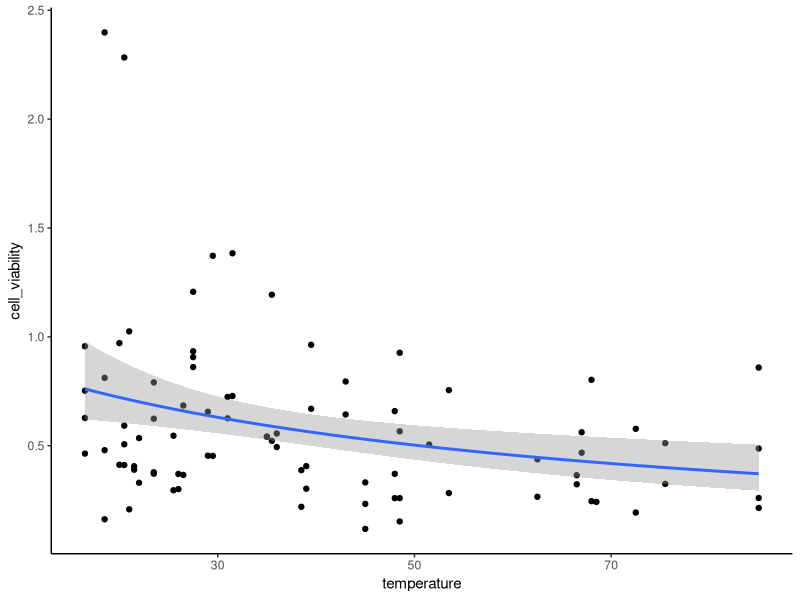
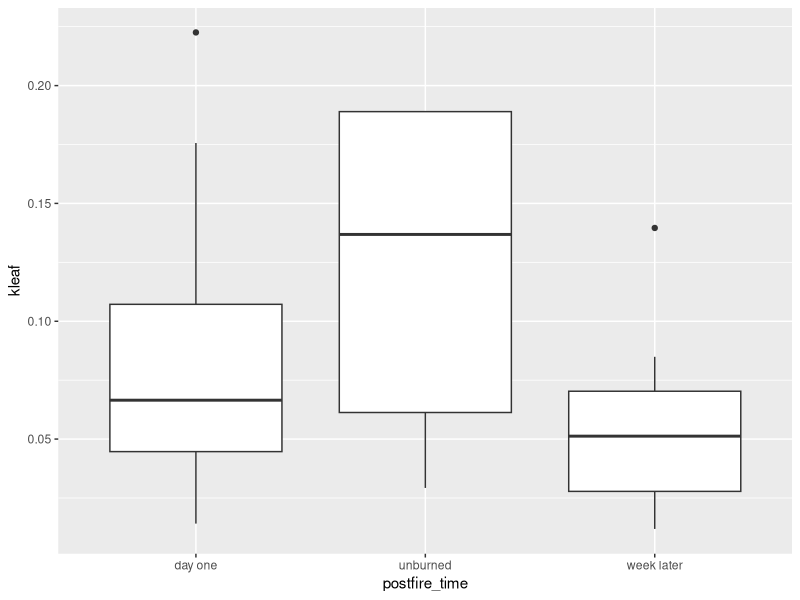
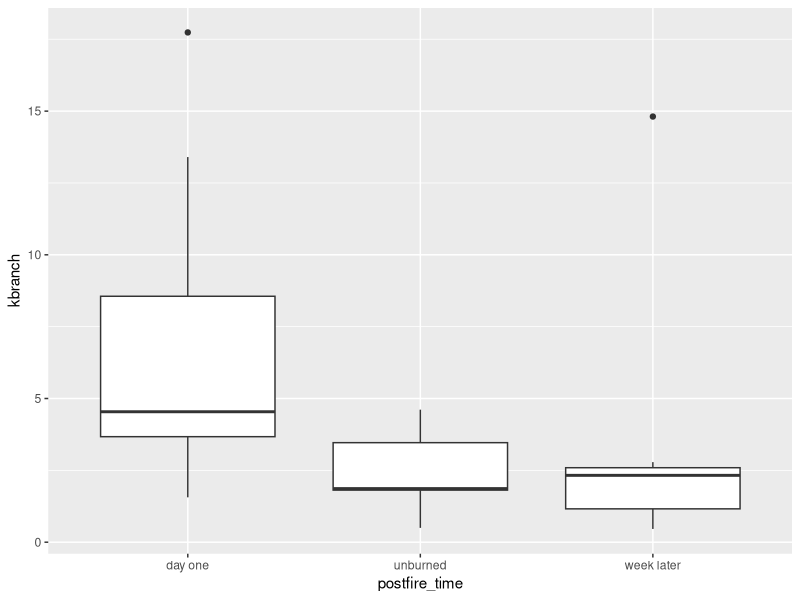
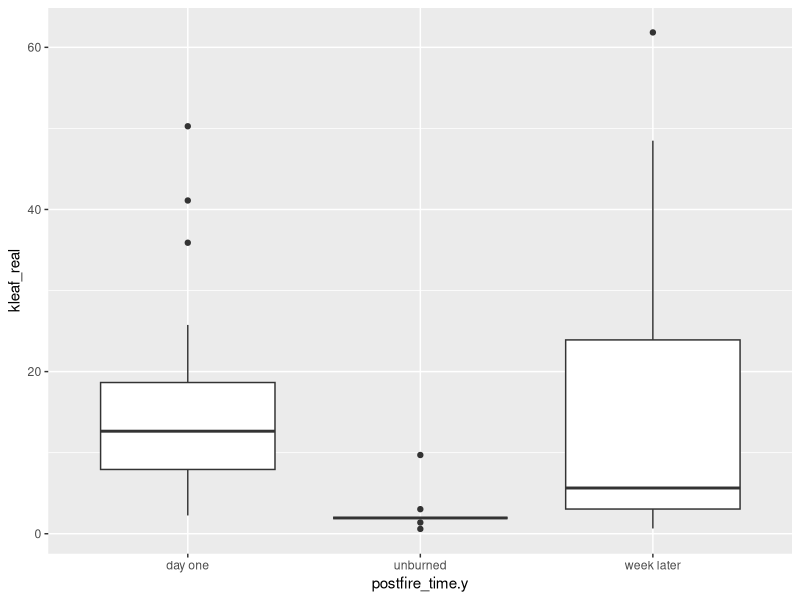
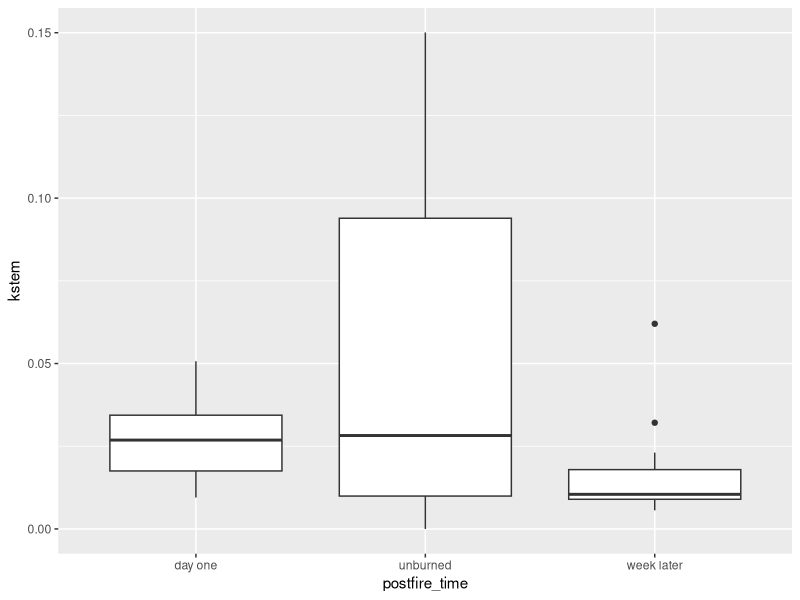
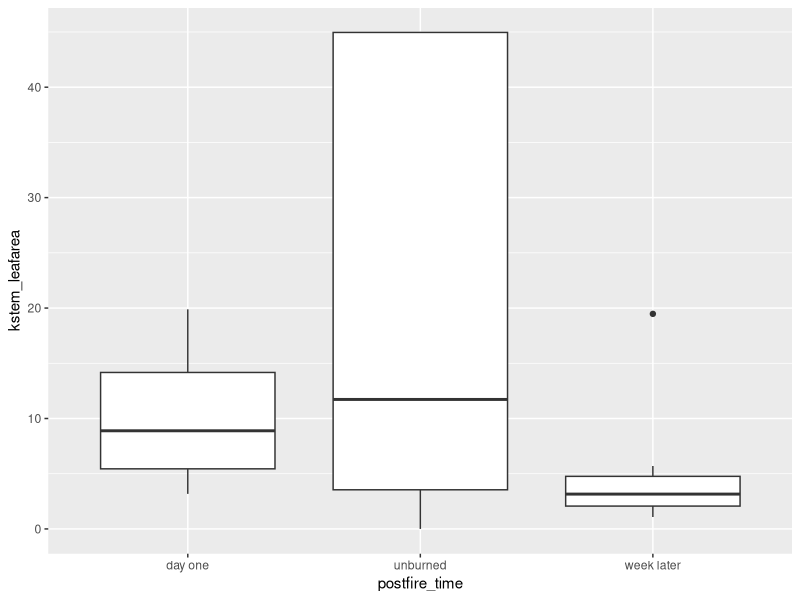
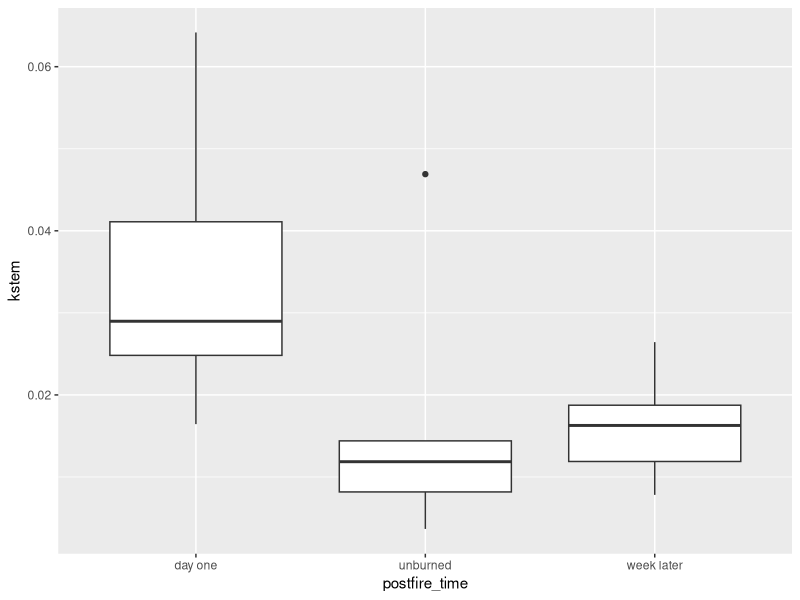

The R script that drew these images, in order: (Note: this script raises an error after producing the figures.)
## ---- chunk 1
knitr::opts_chunk$set(echo = TRUE)
library(here)
library(tidyverse)
library(lubridate)
library(lme4)
library(lmerTest)
## ---- chunk 2
temperatures <- read.csv(here("data", "clean_data", "temperature_clean.csv"))
cambium_gmin <- read.csv(here("data", "clean_data", "cambium_gmin_clean.csv")) %>% 
  mutate(tree = as.numeric(tree)) %>% 
  filter(cell_viability <= 1.5)
cambium_hydraulics <- read.csv(here("data", "clean_data", "cambium_hydraulics_clean.csv"))


max_temperature <- temperatures %>%
  group_by(tree, branch) %>%
  reframe(temperature = max(temperature_c)) %>%
  mutate(branch = as.numeric(branch))


time_hot <- temperatures %>%
  filter(temperature_c >= 40) %>%
  group_by(tree, branch) %>%
  reframe(minutes = n())%>%
  mutate(branch = as.numeric(branch))

kleaf_efm <- read.csv(here("data", "clean_data", "kleaf_efm_clean.csv")) %>% 
  inner_join(max_temperature, by = c("tree", "branch")) %>% 
  left_join(time_hot, by = c("tree", "branch")) %>% 
  inner_join(cambium_hydraulics, by = c("tree", "branch")) %>% 
  mutate(minutes = replace_na(minutes, 0)) %>% 
  mutate(postfire_time = case_when(treatment == "unburned" ~ "unburned",
                                   branch < 3 ~ "day one",
                                   branch >= 3 ~ "week later")) %>% 
  distinct()

kleaf_vpm <- read.csv(here("data", "clean_data", "kleaf_vpm_clean.csv")) %>% 
  inner_join(max_temperature, by = c("tree", "branch"))%>% 
  left_join(time_hot, by = c("tree", "branch")) %>% 
  inner_join(cambium_hydraulics, by = c("tree", "branch")) %>% 
  mutate(minutes = replace_na(minutes, 0)) %>% 
    mutate(postfire_time = case_when(treatment == "unburned" ~ "unburned",
                                   branch < 3 ~ "day one",
                                   branch >= 3 ~ "week later"))

knative <- read.csv(here("data", "clean_data", "knative_clean.csv")) %>% 
  inner_join(max_temperature, by = c("tree", "branch"))%>% 
  left_join(time_hot, by = c("tree", "branch")) %>% 
  inner_join(cambium_hydraulics, by = c("tree", "branch")) %>%
  mutate(minutes = replace_na(minutes, 0)) %>% 
  mutate(postfire_time = case_when(treatment == "unburned" ~ "unburned",
                                   branch < 3 ~ "day one",
                                   branch >= 3 ~ "week later"))

kmax <- read.csv(here("data", "clean_data", "kmax_clean.csv")) %>% 
  inner_join(max_temperature, by = c("tree", "branch")) %>% 
  filter(kstem < 15)%>% 
  left_join(time_hot, by = c("tree", "branch")) %>% 
  inner_join(cambium_hydraulics, by = c("tree", "branch")) %>%
  mutate(minutes = replace_na(minutes, 0)) %>% 
  mutate(postfire_time = case_when(treatment == "unburned" ~ "unburned",
                                   branch < 3 ~ "day one",
                                   branch >= 3 ~ "week later"))

plc <- read.csv(here("data", "clean_data", "kstem_plc_clean.csv")) %>% 
  inner_join(max_temperature, by = c("tree", "branch"))%>% 
  left_join(time_hot, by = c("tree", "branch")) %>% 
  inner_join(cambium_hydraulics, by = c("tree", "branch")) %>%
  mutate(minutes = replace_na(minutes, 0)) %>% 
  mutate(postfire_time = case_when(treatment == "unburned" ~ "unburned",
                                   branch < 3 ~ "day one",
                                   branch >= 3 ~ "week later"))

gmin <- read.csv(here("data", "clean_data", "gmin_clean.csv")) %>% 
  left_join(max_temperature, by = c("tree", "branch"))%>% 
  left_join(time_hot, by = c("tree", "branch")) %>% 
  inner_join(cambium_gmin, by = c("tree", "branch")) %>% 
  mutate(minutes = replace_na(minutes, 0),
         postfire_time = case_when(treatment == "unburned" ~ "unburned",
                                   treatment == "preburn" ~ "preburn",
                                   branch < 3 ~ "day one",
                                   branch >= 3 ~ "week later"))

hydraulics_all <- inner_join(kleaf_vpm, knative, by = c("tree", "branch")) %>% 
  mutate(difference = kstem_leafarea - kbranch,
         kleaf_real = 1/(1/kbranch - 1/kstem_leafarea)) %>% 
  left_join(plc, by = c("tree", "branch")) %>% 
  filter(difference >= 0 ) %>% 
  distinct()

hydraulics_efm <- inner_join(kleaf_efm, knative, by = c("tree", "branch")) %>% 
  mutate(difference = kstem_leafarea - kleaf,
         kleaf_real = 1/(1/kleaf - 1/kstem_leafarea)) %>% 
  inner_join(plc, by = c("tree", "branch"))
## ---- chunk 3
cambium_temperature <- rbind(cambium_gmin, cambium_hydraulics) %>% 
  inner_join(max_temperature, by = c("tree", "branch"))

ggplot(cambium_temperature, aes(x = temperature, y = cell_viability))+
  geom_point()+
  geom_smooth(method = "glm",
              method.args = list(c("Gamma")))+
  theme_classic()

summary(lmer(cell_viability~temperature + (1|tree) + (1|branch), data = cambium_temperature))
## ---- chunk 4
ggplot(kleaf_efm, aes(x = postfire_time, y = kleaf))+
  geom_boxplot()

TukeyHSD(aov(kleaf~postfire_time, data = kleaf_efm))

ggplot(kleaf_vpm, aes(x = postfire_time, y = kbranch))+
  geom_boxplot()

TukeyHSD(aov(kbranch~postfire_time, data = kleaf_vpm))
summary(lmer(kbranch~postfire_time + (1|tree), data = kleaf_vpm))

ggplot(hydraulics_all, aes(x = postfire_time.y, y = kleaf_real))+
  geom_boxplot()

TukeyHSD(aov(kleaf_real~postfire_time, data = hydraulics_all))

ggplot(knative, aes(x = postfire_time, y = kstem))+
  geom_boxplot()

TukeyHSD(aov(kstem~postfire_time, data = knative))

ggplot(knative, aes(x = postfire_time, y = kstem_leafarea))+
  geom_boxplot()

TukeyHSD(aov(kstem_leafarea~postfire_time, data = knative))

ggplot(kmax, aes(x = postfire_time, y = kstem))+
  geom_boxplot()

TukeyHSD(aov(kst))
ggplot(kmax, aes(x = postfire_time, y = kstem_leafarea))+
  geom_boxplot()

ggplot(plc, aes(x = postfire_time, y = plc))+
  geom_boxplot()
## ---- chunk 5
ggplot(kleaf_efm %>% filter(postfire_time != "unburned"), aes(x = temperature, y = kleaf))+
  geom_point(aes(color = postfire_time))+
  geom_smooth(method = "glm")+
  theme_classic()


ggplot(hydraulics_all%>% filter(postfire_time.y != "unburned" & kleaf_real >= 0), aes(x = temperature.x, y = kleaf_real))+
  geom_point(aes(color = postfire_time.y))+
  geom_smooth(method = "glm")+
  theme_classic()

ggplot(knative %>% filter(postfire_time != "unburned"), aes(x = temperature, y = kstem_leafarea))+
  geom_point(aes(color = postfire_time))+
  geom_smooth(method = "glm",
              method.args = list(c("Gamma")))+
  theme_classic()

ggplot(kmax %>% filter(postfire_time != "unburned"), aes(x = temperature, y = kstem))+
  geom_point(aes(color = postfire_time))+
  geom_smooth(method = "glm",
              method.args = list(c("Gamma")))+
  theme_classic()

ggplot(plc %>% filter(postfire_time != "unburned"), aes(x = temperature, y = plc))+
  geom_point(aes(color = postfire_time))+
  geom_smooth(method = "glm")+
  theme_classic()
## ---- chunk 6
ggplot(kleaf_efm, aes(x = cell_viability, y = kleaf))+
  geom_point(aes(color = postfire_time))+
  geom_smooth(method = "glm")+
  theme_classic()

ggplot(kleaf_vpm, aes(x = cell_viability, y = kbranch))+
  geom_point(aes(color = postfire_time))+
  geom_smooth(method = "glm")+
  theme_classic()


ggplot(hydraulics_all%>% filter(kleaf_real >= 0), aes(x = cell_viability, y = kleaf_real))+
   geom_point(aes(color = postfire_time.y))+
   geom_smooth(method = "glm")+
   theme_classic()

ggplot(knative, aes(x = cell_viability, y = kstem_leafarea))+
  geom_point(aes(color = postfire_time))+
  geom_smooth(method = "glm")+
  theme_classic()

ggplot(kmax, aes(x = cell_viability, y = kstem))+
  geom_point(aes(color = postfire_time))+
  geom_smooth(method = "glm")+
  theme_classic()

ggplot(plc, aes(x = cell_viability, y = plc))+
  geom_point(aes(color = postfire_time))+
  geom_smooth(method = "glm")+
  theme_classic()
## ---- chunk 7
ggplot(kleaf_efm %>% filter(postfire_time != "unburned"), aes(x = minutes, y = kleaf))+
  geom_point(aes(color = postfire_time))+
  geom_smooth(method = "glm",
              method.args = list(c("Gamma")))+
  theme_classic()+
  ylim(0, 0.25)


ggplot(kleaf_vpm %>% filter(postfire_time != "unburned"), aes(x = minutes, y = kleaf))+
  geom_point(aes(color = postfire_time))+
  geom_smooth(method = "glm",
              method.args = list(c("Gamma")))+
  theme_classic()+
  ylim(0,25)

ggplot(knative %>% filter(postfire_time != "unburned"), aes(x = minutes, y = kstem))+
  geom_point(aes(color = postfire_time))+
  geom_smooth(method = "glm",
              method.args = list(c("Gamma")))+
  theme_classic()

ggplot(kmax %>% filter(postfire_time != "unburned"), aes(x = minutes, y = kstem))+
  geom_point(aes(color = postfire_time))+
  geom_smooth(method = "glm",
              method.args = list(c("Gamma")))+
  theme_classic()

ggplot(plc %>% filter(postfire_time != "unburned"), aes(x = minutes, y = plc))+
  geom_point(aes(color = postfire_time))+
  geom_smooth(method = "glm")+
  theme_classic()
## ---- chunk 8
ggplot(hydraulics_all %>% filter(kleaf_real >= 0), aes(x = kleaf_real, y = kstem_leafarea.x))+
  geom_smooth(method = "glm")+
  geom_point(aes(col = postfire_time.y))+
  #geom_label(aes(label = round(plc, digits = 0)))+
  # xlim(0,50)+
  # ylim(0,50)+
  geom_abline(slope = 1)

ggplot(hydraulics_efm %>% filter(kleaf_real >= 0), aes(x = kleaf_real, y = kstem_leafarea.x))+
  geom_smooth(method = "glm")+
  geom_point(aes(col = postfire_time.y))+
  #geom_label(aes(label = round(plc, digits = 0)))+
  # xlim(0,50)+
  # ylim(0,50)+
  geom_abline(slope = 1)
## ---- chunk 9
ggplot(gmin, aes(x = postfire_time, y = gmin))+
  geom_boxplot()

ggplot(gmin, aes(x = temperature, y = gmin))+
  geom_point(aes(color = postfire_time))+
  geom_smooth(method = "glm") +
  theme_classic()

ggplot(gmin, aes(x = cell_viability, y = gmin))+
  geom_point(aes(color = postfire_time))+
  geom_smooth(method = "glm") +
  theme_classic()

summary(lmer(gmin~temperature + (1|tree), data = gmin))
